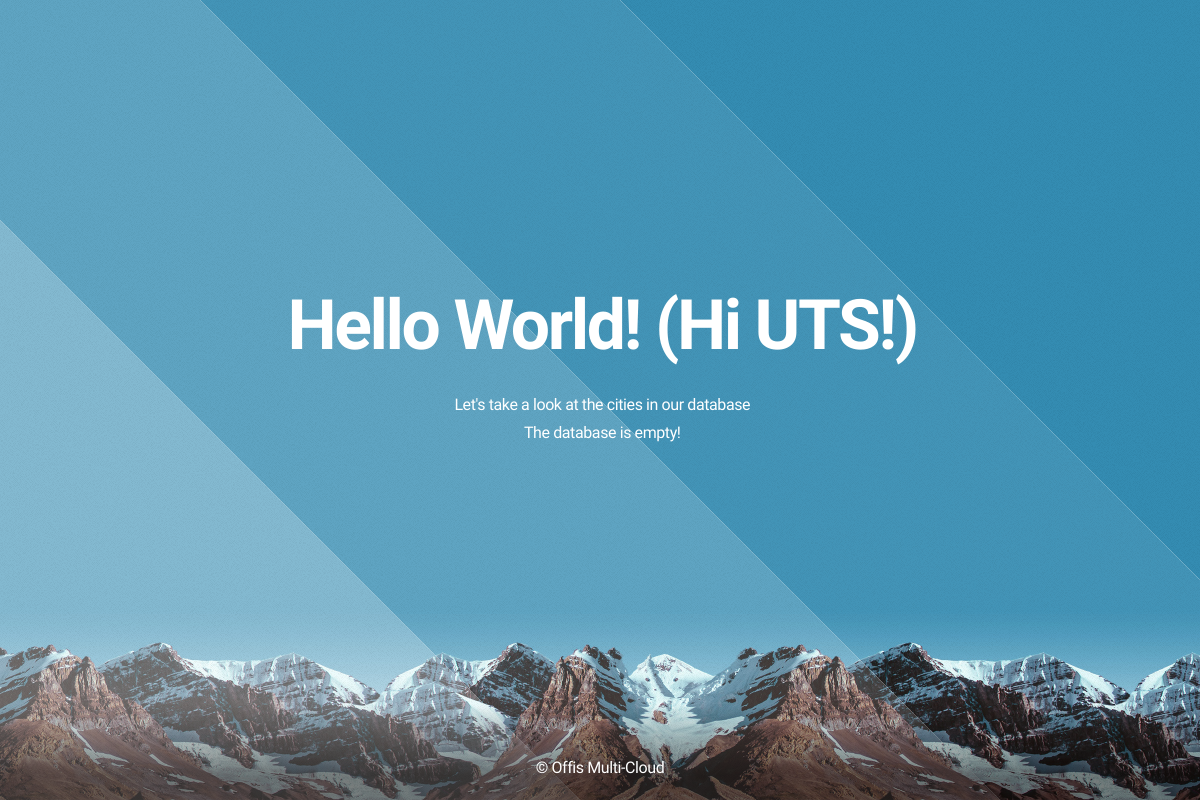
/, run on an earlier commit of the app's database.
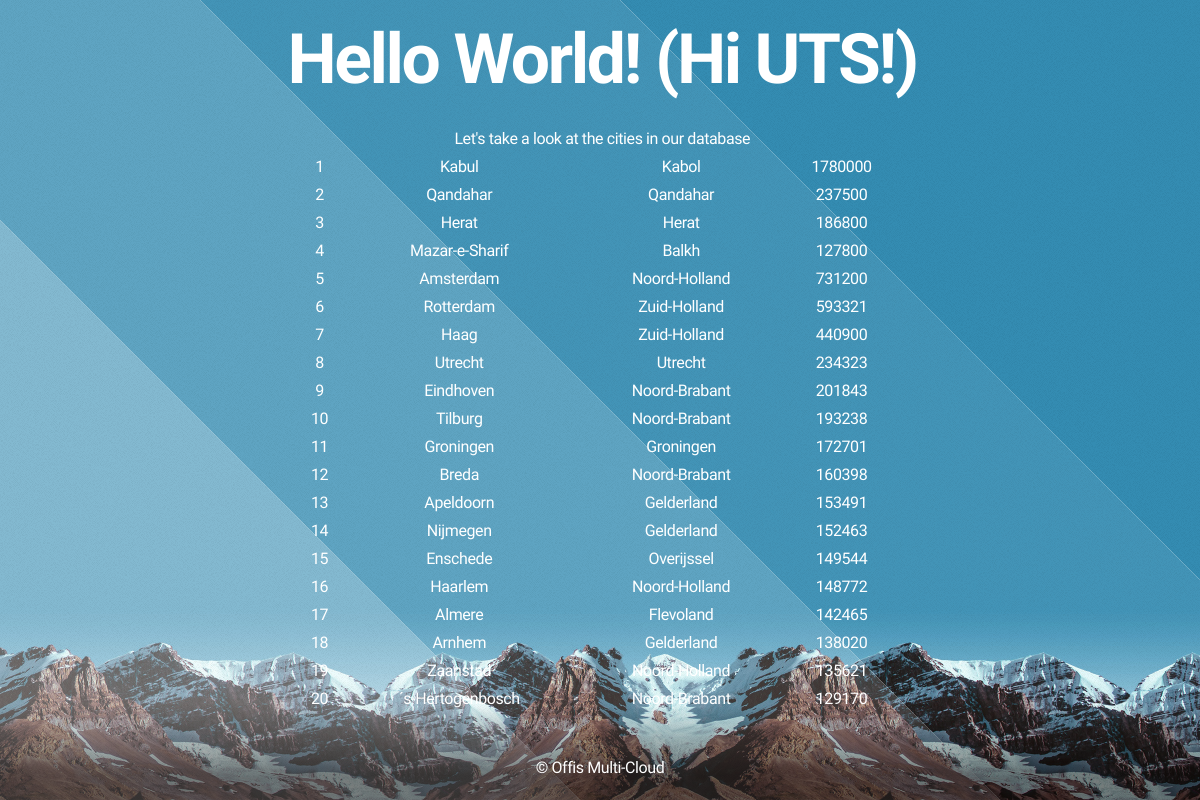
And on a later commit of the database.
### tables this page shows
CREATE TABLE `city` (
  `ID` INT(11) NOT NULL AUTO_INCREMENT,
  `Name` CHAR(35) NOT NULL DEFAULT '',
  `CountryCode` CHAR(3) NOT NULL DEFAULT '',
  `District` CHAR(20) NOT NULL DEFAULT '',
  `Population` INT(11) NOT NULL DEFAULT '0',
  PRIMARY KEY (`ID`),
  KEY `CountryCode` (`CountryCode`),
  CONSTRAINT `city_ibfk_1` FOREIGN KEY (`CountryCode`) REFERENCES `country` (`Code`)
);

### index.php (the view, shortened to what this page needs)
    <!DOCTYPE html>
    <html lang="en">
    <head>
        <link rel="stylesheet" href="assets/css/main.css" />
    </head>
    <body class="loading">
        <div id="wrapper">
            <div id="overlay"></div>
            <div id="main">
                <header id="header">
                    <h1>Hello World! (Hi UTS!)</h1>
                    <div style="padding: 30px; margin: 0 auto;">
                        <h2>Let's take a look at the cities in our database</h2>
                        <?php
                            $servername = "localhost";
                            $username = "root";
                            $password = "root";
                            $dbname = "demo_app";
                            $conn = new mysqli($servername, $username, $password, $dbname);
                            $sql = "SELECT * FROM city LIMIT 20";
                            $result = $conn->query($sql);
                            if ($result->num_rows > 0) {
                                echo '<table style="width:600px; margin:0 auto;" cellspacing="3" cellpadding="3" border="1">';
                                echo '<tbody>';
                                while($row = $result->fetch_assoc()) {
                                    echo "<tr>";
                                    echo "<td>" . $row["ID"] . "</td>";
                                    echo "<td>" . $row["Name"] . "</td>";
                                    echo "<td>" . $row["District"] . "</td>";
                                    echo "<td>" . $row["Population"] . "</td>";
                                    echo "</tr>";
                                }
                                echo '</tbody>';
                                echo '</table>';
                            } else {
                                echo "The database is empty!";
                            }
                        ?>
                    </div>
                </header>
                <footer id="footer">
                    <span class="copyright">
                        <p>&copy; Offis Multi-Cloud</p>
                    </span>
                </footer>
            </div>
        </div>
    </body>
</html>

### assets/css/main.css (style rules this page uses)
html, body, div, span, applet, object, iframe, h1, h2, h3, h4, h5, h6, p, blockquote, pre, a, abbr, acronym, address, big, cite, code, del, dfn, em, img, ins, kbd, q, s, samp, small, strike, strong, sub, sup, tt, var, b, u, i, center, dl, dt, dd, ol, ul, li, fieldset, form, label, legend, table, caption, tbody, tfoot, thead, tr, th, td, article, aside, canvas, details, embed, figure, figcaption, footer, header, hgroup, menu, nav, output, ruby, section, summary, time, mark, audio, video { margin: 0; padding: 0; border: 0; font-size: 100%; font: inherit; vertical-align: baseline; }
article, aside, details, figcaption, figure, footer, header, hgroup, menu, nav, section { display: block; }
body { line-height: 1; }
table { border-collapse: collapse; border-spacing: 0; }
body { -webkit-text-size-adjust: none; }
*, *:before, *:after { -moz-box-sizing: border-box; -webkit-box-sizing: border-box; box-sizing: border-box; }
body, input, select, textarea { color: #fff; font-family: 'Source Sans Pro', sans-serif; font-size: 15pt; font-weight: 300 !important; letter-spacing: -0.025em; line-height: 1.75em; }
body { background: #fff; overflow: hidden; }
#wrapper { -moz-animation: wrapper 3s forwards; -webkit-animation: wrapper 3s forwards; -ms-animation: wrapper 3s forwards; animation: wrapper 3s forwards; height: 100%; left: 0; opacity: 0; position: fixed; top: 0; width: 100%; }
#overlay { -moz-animation: overlay 1.5s 1.5s forwards; -webkit-animation: overlay 1.5s 1.5s forwards; -ms-animation: overlay 1.5s 1.5s forwards; animation: overlay 1.5s 1.5s forwards; background-attachment: fixed, fixed; background-image: url("images/overlay-pattern.png"), url("images/overlay.svg"); background-position: top left, center center; background-repeat: repeat, no-repeat; background-size: auto, cover; height: 100%; left: 0; opacity: 0; position: fixed; top: 0; width: 100%; }
#main { height: 100%; left: 0; position: fixed; text-align: center; top: 0; width: 100%; }
#main:before { content: ''; display: inline-block; height: 100%; margin-right: 0; vertical-align: middle; width: 1px; }
#header { -moz-animation: header 1s 2.25s forwards; -webkit-animation: header 1s 2.25s forwards; -ms-animation: header 1s 2.25s forwards; animation: header 1s 2.25s forwards; -moz-backface-visibility: hidden; -webkit-backface-visibility: hidden; -ms-backface-visibility: hidden; backface-visibility: hidden; -moz-transform: translate3d(0,0,0); -webkit-transform: translate3d(0,0,0); -ms-transform: translate3d(0,0,0); transform: translate3d(0,0,0); cursor: default; display: inline-block; opacity: 0; position: relative; text-align: center; top: -1em; vertical-align: middle; width: 90%; }
#header h1 { font-size: 4.35em; font-weight: 900; letter-spacing: -0.035em; line-height: 1em; }
#footer { background-image: -moz-linear-gradient(top, rgba(0,0,0,0), rgba(0,0,0,0.5) 75%); background-image: -webkit-linear-gradient(top, rgba(0,0,0,0), rgba(0,0,0,0.5) 75%); background-image: -ms-linear-gradient(top, rgba(0,0,0,0), rgba(0,0,0,0.5) 75%); background-image: linear-gradient(top, rgba(0,0,0,0), rgba(0,0,0,0.5) 75%); bottom: 0; cursor: default; height: 6em; left: 0; line-height: 8em; position: absolute; text-align: center; width: 100%; }
@media screen and (max-width: 1680px) { body, input, select, textarea { font-size: 13pt; } }
@media screen and (max-width: 1280px) { body, input, select, textarea { font-size: 12pt; } }

What changed in the data, as far as the page shows it:
added city: ID "1", Name "Kabul", District "Kabol", Population "1780000"
added city: ID "2", Name "Qandahar", District "Qandahar", Population "237500"
added city: ID "3", Name "Herat", District "Herat", Population "186800"
added city: ID "4", Name "Mazar-e-Sharif", District "Balkh", Population "127800"
added city: ID "5", Name "Amsterdam", District "Noord-Holland", Population "731200"
added city: ID "6", Name "Rotterdam", District "Zuid-Holland", Population "593321"
added city: ID "7", Name "Haag", District "Zuid-Holland", Population "440900"
added city: ID "8", Name "Utrecht", District "Utrecht", Population "234323"
added city: ID "9", Name "Eindhoven", District "Noord-Brabant", Population "201843"
added city: ID "10", Name "Tilburg", District "Noord-Brabant", Population "193238"
added city: ID "11", Name "Groningen", District "Groningen", Population "172701"
added city: ID "12", Name "Breda", District "Noord-Brabant", Population "160398"
added city: ID "13", Name "Apeldoorn", District "Gelderland", Population "153491"
added city: ID "14", Name "Nijmegen", District "Gelderland", Population "152463"
added city: ID "15", Name "Enschede", District "Overijssel", Population "149544"
added city: ID "16", Name "Haarlem", District "Noord-Holland", Population "148772"
added city: ID "17", Name "Almere", District "Flevoland", Population "142465"
added city: ID "18", Name "Arnhem", District "Gelderland", Population "138020"
added city: ID "19", Name "Zaanstad", District "Noord-Holland", Population "135621"
added city: ID "20", Name "´s-Hertogenbosch", District "Noord-Brabant", Population "129170"
Also different on the page:
text no longer shown: "The database is empty!"
